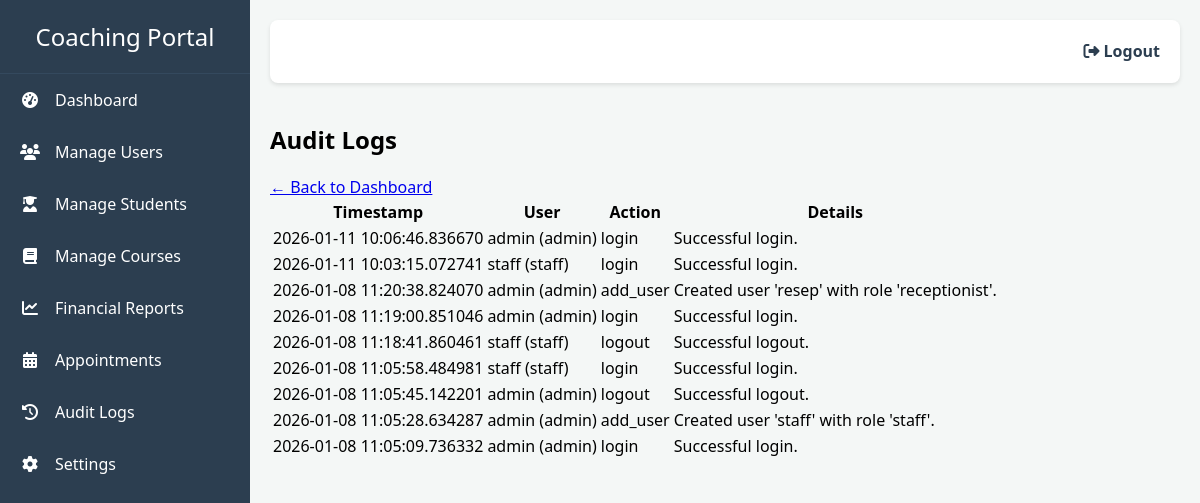
Screenshot of /admin_portal/audit_logs (signed in) with the database file from the repository.
### models.py (models this page shows, shortened)
class AuditLog(db.Model):
    id = db.Column(db.Integer, primary_key=True)
    user_id = db.Column(db.Integer, db.ForeignKey('user.id'), nullable=False)
    action = db.Column(db.String(200), nullable=False)
    details = db.Column(db.String(500), nullable=True)
    timestamp = db.Column(db.DateTime, nullable=False, default=datetime.utcnow)
    user = db.relationship('User', backref='audit_logs')

class User(db.Model, UserMixin):
    id = db.Column(db.Integer, primary_key=True)
    username = db.Column(db.String(20), unique=True, nullable=False)
    password_hash = db.Column(db.String(60), nullable=False)
    role = db.Column(db.String(20), nullable=False)
    is_active = db.Column(db.Boolean, nullable=False, default=True)
    staff_profile = db.relationship('Staff', backref='user', uselist=False)
    receptionist_profile = db.relationship('Receptionist', backref='user', uselist=False)
    student_profile = db.relationship('Student', backref='user', uselist=False)

### app.py (the view)
@app.route('/admin_portal/audit_logs')
@login_required
def audit_logs():
    if current_user.role != 'admin':
        return redirect(url_for('login'))
    logs = AuditLog.query.order_by(AuditLog.timestamp.desc()).limit(100).all()
    return render_template('audit_logs.html', logs=logs)

### app.py (called while the page is built)
@login_manager.user_loader
def load_user(user_id):
    return db.session.get(User, int(user_id))

### templates/audit_logs.html (shortened to what this page needs)
{% extends "base.html" %}
{% block content %}
<div class="max-w-6xl mx-auto px-4 py-6">
    <div class="bg-white shadow-lg rounded-2xl p-6">
        <h2 class="text-2xl font-bold text-gray-800 mb-4">Audit Logs</h2>
        <a href="{{ url_for('admin_portal') }}" class="text-blue-600 hover:underline mb-4 inline-block">← Back to Dashboard</a>
        <div class="mt-4 overflow-x-auto">
            {% if logs %}
            <table class="min-w-full border border-gray-200 rounded-lg overflow-hidden">
                <thead class="bg-gray-100 text-gray-700 text-sm">
                    <tr>
                        <th class="px-4 py-2 text-left">Timestamp</th>
                        <th class="px-4 py-2 text-left">User</th>
                        <th class="px-4 py-2 text-left">Action</th>
                        <th class="px-4 py-2 text-left">Details</th>
                    </tr>
                </thead>
                <tbody class="divide-y divide-gray-200 text-sm">
                    {% for log in logs %}
                    <tr class="hover:bg-gray-50 transition">
                        <td class="px-4 py-2">{{ log.timestamp }}</td>
                        <td class="px-4 py-2">{{ log.user.username }} ({{ log.user.role }})</td>
                        <td class="px-4 py-2">{{ log.action }}</td>
                        <td class="px-4 py-2">{{ log.details }}</td>
                    </tr>
                    {% endfor %}
                </tbody>
            </table>
            {% else %}
            <p class="text-gray-500 italic">No audit logs found.</p>
            {% endif %}
        </div>
    </div>
</div>
{% endblock %}

### templates/base.html (style rules this page uses)
body { font-family: 'Segoe UI', Tahoma, Geneva, Verdana, sans-serif; margin: 0; background-color: #f4f7f6; display: flex; }

### rows the page displays
AuditLog: timestamp "2026-01-11 10:06:46.836670", user.username "admin", user.role "admin", action "login", details "Successful login."
AuditLog: timestamp "2026-01-11 10:03:15.072741", user.username "staff", user.role "staff", action "login", details "Successful login."
AuditLog: timestamp "2026-01-08 11:20:38.824070", user.username "admin", user.role "admin", action "add_user", details "Created user 'resep' with role 'receptionist'."
AuditLog: timestamp "2026-01-08 11:19:00.851046", user.username "admin", user.role "admin", action "login", details "Successful login."
AuditLog: timestamp "2026-01-08 11:18:41.860461", user.username "staff", user.role "staff", action "logout", details "Successful logout."
AuditLog: timestamp "2026-01-08 11:05:58.484981", user.username "staff", user.role "staff", action "login", details "Successful login."
AuditLog: timestamp "2026-01-08 11:05:45.142201", user.username "admin", user.role "admin", action "logout", details "Successful logout."
AuditLog: timestamp "2026-01-08 11:05:28.634287", user.username "admin", user.role "admin", action "add_user", details "Created user 'staff' with role 'staff'."
AuditLog: timestamp "2026-01-08 11:05:09.736332", user.username "admin", user.role "admin", action "login", details "Successful login."
